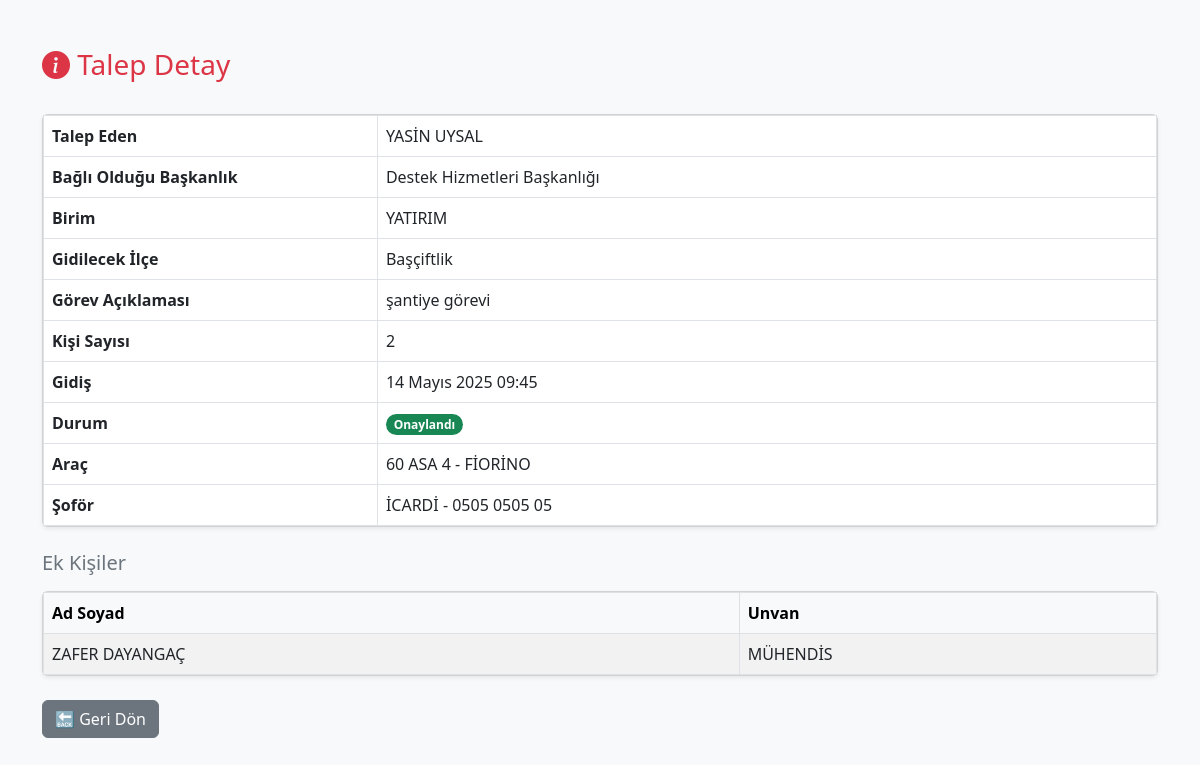
/talep/123/ (signed in), run on the app's committed database.
### talep/models.py (models this page shows, shortened)
class AracTalep(models.Model):
    BASKANLIK_SECENEKLERI = [
        ('SHB', 'Sağlık Hizmetleri Başkanlığı'),
        ('DHB', 'Destek Hizmetleri Başkanlığı'),
        ('HSB', 'Halk Sağlığı Başkanlığı'),
        ('KHB', 'Kamu Hastaneleri Başkanlığı'),
        ('MB', 'Müdürlük Bünyesi'),
    ]
    talep_eden = models.ForeignKey(User, on_delete=models.CASCADE)
    baskanlik = models.CharField(max_length=50, choices=BASKANLIK_SECENEKLERI)
    birim = models.CharField(max_length=100)
    gorev_aciklamasi = models.TextField()
    kisi_sayisi = models.PositiveIntegerField()
    gidilecek_ilce = models.CharField(max_length=100, default="Belirtilmedi")
    gidis_tarihi = models.DateField()
    gidis_saati = models.TimeField()
    talep_tarihi = models.DateTimeField(auto_now_add=True)
    talep_eden_adsoyad = models.CharField(max_length=100, blank=True, null=True)

class TalepOnay(models.Model):
    talep = models.OneToOneField(AracTalep, on_delete=models.CASCADE, related_name='talep_onay')
    durum = models.CharField(
        max_length=20,
        choices=[
            ('bekliyor', 'Bekliyor'),
            ('onaylandi', 'Onaylandı'),
            ('reddedildi', 'Reddedildi'),
            ('tamamlandi', 'Tamamlandı'),
        ]
    )
    aciklama = models.TextField(blank=True, null=True)
    onay_tarihi = models.DateTimeField(auto_now_add=True)
    arac = models.ForeignKey(Arac, on_delete=models.SET_NULL, null=True, blank=True)
    sofor = models.ForeignKey(Sofor, on_delete=models.SET_NULL, null=True, blank=True)
    varis_saati = models.TimeField(null=True, blank=True)  # ⬅️ YENİ ALAN

class Arac(models.Model):
    plaka = models.CharField(max_length=20, unique=True)
    kapasite = models.IntegerField(null=True, blank=True)  # Admin formdan gizlenebilir ama modelde kalır
    marka_model = models.CharField(max_length=100, blank=True, null=True)

class Sofor(models.Model):
    ad_soyad = models.CharField(max_length=100)
    telefon = models.CharField(max_length=20)

class EkKisiBilgisi(models.Model):
    talep = models.ForeignKey(AracTalep, on_delete=models.CASCADE, related_name='ek_kisiler')
    ad_soyad = models.CharField(max_length=100)
    unvan = models.CharField(max_length=100)
    user = models.ForeignKey(User, on_delete=models.SET_NULL, null=True, blank=True)  # 🔴 EKLENMİŞ OLMALI

### talep/views.py (the view)
# urls.py: path('talep/<int:talep_id>/', views.talep_detay, name='talep_detay'),
@login_required
def talep_detay(request, talep_id):
    try:
        talep = AracTalep.objects.get(id=talep_id)
    except AracTalep.DoesNotExist:
        raise Http404("Talep bulunamadı.")
    if request.user != talep.talep_eden:
        ek_kisi_var_mi = talep.ek_kisiler.filter(user=request.user).exists()
        if not ek_kisi_var_mi:
            raise Http404("Bu talep size ait değil.")
    onay = getattr(talep, 'talep_onay', None)
    today = timezone.now().date()
    return render(request, 'talep/talep_detay.html', {
        'talep': talep,
        'onay': onay,
        'today': today
    })

### talep/templates/talep/talep_detay.html (shortened to what this page needs)
{% load static %}
<!DOCTYPE html>
<html lang="tr">
<head>
    <link href="https://cdn.jsdelivr.net/npm/bootstrap@5.3.0/dist/css/bootstrap.min.css" rel="stylesheet">
</head>
<body class="bg-light">
<div class="container mt-5">
    <div class="d-flex align-items-center mb-4">
        <h3 class="text-danger me-2"><i class="bi bi-info-circle-fill"></i> Talep Detay</h3>
    </div>
    <div class="card shadow-sm mb-4">
        <div class="card-body p-0">
            <table class="table table-bordered table-hover mb-0">
                <tr><th>Talep Eden</th><td>{{ talep.talep_eden_adsoyad }}</td></tr>
                <tr><th>Bağlı Olduğu Başkanlık</th><td>{{ talep.get_baskanlik_display }}</td></tr>
                <tr><th>Birim</th><td>{{ talep.birim }}</td></tr>
                <tr><th>Gidilecek İlçe</th><td>{{ talep.gidilecek_ilce }}</td></tr>
                <tr><th>Görev Açıklaması</th><td>{{ talep.gorev_aciklamasi }}</td></tr>
                <tr><th>Kişi Sayısı</th><td>{{ talep.kisi_sayisi }}</td></tr>
                <tr><th>Gidiş</th><td>{{ talep.gidis_tarihi }} {{ talep.gidis_saati }}</td></tr>
                {% if onay %}
                    <tr>
                        <th>Durum</th>
                        <td>
                            {% if onay.durum == "onaylandi" %}
                                <span class="badge bg-success rounded-pill">Onaylandı</span>
                            {% elif onay.durum == "reddedildi" %}
                                <span class="badge bg-danger rounded-pill">Reddedildi</span>
                            {% elif onay.durum == "ilk" %}
                                <span class="badge bg-warning text-dark rounded-pill">Baş Şoför Onayı Bekliyor</span>
                            {% elif onay.durum == "bekliyor" %}
                                <span class="badge bg-info text-dark rounded-pill">Yönetici Onayı Bekliyor</span>
                            {% elif onay.durum == "tamamlandi" %}
                                <span class="badge bg-success rounded-pill">Görev Tamamlandı</span>
                            {% endif %}
                        </td>
                    </tr>
                    {% if onay.arac %}
                        <tr><th>Araç</th><td>{{ onay.arac.plaka }} - {{ onay.arac.marka_model }}</td></tr>
                    {% endif %}
                    {% if onay.sofor %}
                        <tr>
                            <th>Şoför</th>
                            <td>
                                {{ onay.sofor.ad_soyad }}
                                {% if onay.sofor.telefon %}
                                    - {{ onay.sofor.telefon }}
                                {% endif %}
                            </td>
                        </tr>
                    {% endif %}
                {% else %}
                    <tr><th>Durum</th><td><span class="badge bg-warning text-dark rounded-pill">Baş Şoför Onayı Bekliyor</span></td></tr>
                {% endif %}
            </table>
        </div>
    </div>
    {% if talep.ek_kisiler.all %}
        <h5 class="text-secondary mb-3">Ek Kişiler</h5>
        <div class="card shadow-sm">
            <div class="card-body p-0">
                <table class="table table-bordered table-striped mb-0">
                    <thead class="table-light">
                        <tr>
                            <th style="width:50%">Ad Soyad</th>
                            <th>Unvan</th>
                        </tr>
                    </thead>
                    <tbody>
                        {% for kisi in talep.ek_kisiler.all %}
                            <tr>
                                <td>{{ kisi.ad_soyad }}</td>
                                <td>{{ kisi.unvan }}</td>
                            </tr>
                        {% endfor %}
                    </tbody>
                </table>
            </div>
        </div>
    {% endif %}
    <a href="{% url 'personel_panel' %}" class="btn btn-secondary mt-4">🔙 Geri Dön</a>
</div>
<link rel="stylesheet" href="https://cdn.jsdelivr.net/npm/bootstrap-icons@1.10.5/font/bootstrap-icons.css">
</body>
</html>

### talep/templates/talep/talep_detay.html (style rules this page uses)
th { width: 30%; background-color: #f8f9fa; }
td, th { vertical-align: middle !important; }

### data on the page
AracTalep: talep_eden_adsoyad "YASİN UYSAL", baskanlik "Destek Hizmetleri Başkanlığı", birim "YATIRIM", gidilecek_ilce "Başçiftlik", gorev_aciklamasi "şantiye görevi", kisi_sayisi "2", gidis_tarihi "14 Mayıs 2025", gidis_saati "09:45"
TalepOnay: arac.plaka "60 ASA 4", arac.marka_model "FİORİNO", sofor.ad_soyad "İCARDİ", sofor.telefon "0505 0505 05"
EkKisiBilgisi: ad_soyad "ZAFER DAYANGAÇ", unvan "MÜHENDİS"
